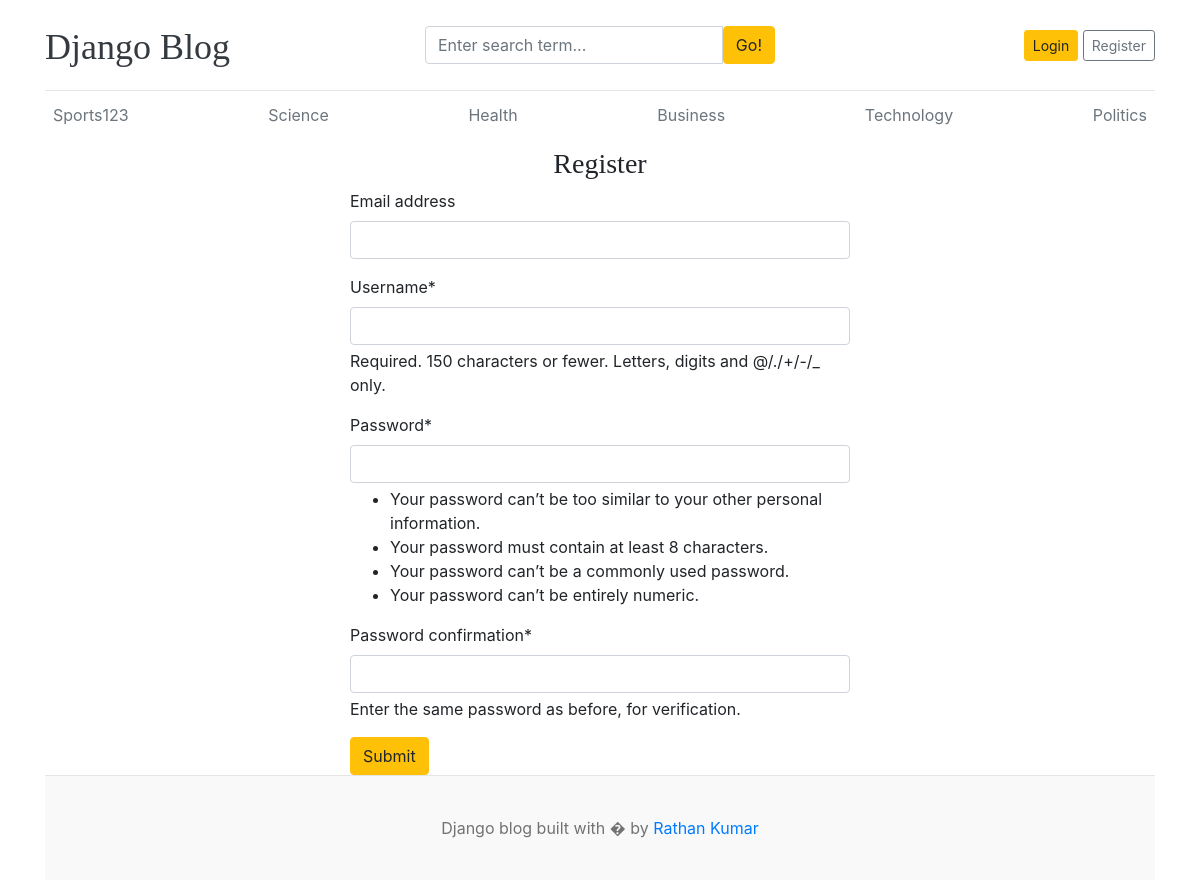
Screenshot of /register/ with the database file from the repository.
### blogs/models.py (models this page shows, shortened)
class Category(models.Model):
    category = models.CharField(max_length=50)
    created_at = models.DateTimeField(auto_now_add=True)
    updated_at = models.DateTimeField(auto_now=True)
    class Meta:
        verbose_name_plural = 'categories'

### blog_main/views.py (the view)
# urls.py: path('register/',views.register,name="register"),
def register(request):
    if request.method == "POST":
        form=RegisterForm(request.POST)
        if form.is_valid():
            form.save()
            return redirect('register')
        else:
            print(form.errors)
    else:
        form=RegisterForm()
    context={
        "form":form,
    }
    return render(request,"register.html",context)

### blog_main/form.py
class RegisterForm(UserCreationForm):
    class Meta:
        model=User
        fields=('email','username','password1','password2')

### blogs/context_processors.py (called while the page is built)
def get_categories(request):
    categories=Category.objects.all()
    return dict(categories=categories)

def get_social_links(request):
    social_links=SocialLink.objects.all()
    return dict(social_links=social_links)

### templates/register.html (shortened to what this page needs)
{% extends 'base.html' %}
{% load crispy_forms_tags %}
{% block content %}
<h3 class="text-center">Register</h3>
<form action="{% url 'register' %}" method="POST" style="margin:auto;width:500px;">
    {{form | crispy}}
    <button type="submit" class="btn btn-warning">Submit</button>
</form>
{% endblock %}

### templates/base.html (shortened to what this page needs)
{% load static %}
<!DOCTYPE html>
<html lang="en">
<head>
    <link href="https://getbootstrap.com/docs/4.0/dist/css/bootstrap.min.css" rel="stylesheet">
    <link href="{% static 'css/blog.css' %}" rel="stylesheet">
    <link rel="stylesheet" href="https://cdnjs.cloudflare.com/ajax/libs/font-awesome/4.7.0/css/font-awesome.min.css">
  </head>
<body>
    <div class="container">
      <header class="blog-header py-3">
        <div class="row flex-nowrap justify-content-between align-items-center">
          <div class="col-4 pt-1">
            <a class="blog-header-logo text-dark" href="/">Django Blog</a>
          </div>
          <div class="col-4">
            <form action="{% url 'search' %}" method="GET">
              <div class="input-group">
                <input class="form-control" value="{{keyword}}" type="text" name="keyword" placeholder="Enter search term..." aria-label="Enter search term..." aria-describedby="button-search" />
                <button type="submit" class="btn btn-warning" id="button-search" type="button">Go!</button>
              </div>
            </form>
          </div>
          <div class="col-4 d-flex justify-content-end align-items-center">
            {% if not user.is_authenticated %}
            <a class="btn btn-sm btn-warning" href="{% url 'login' %}">Login</a> &nbsp;
            <a class="btn btn-sm btn-outline-secondary" href="{% url 'register' %}">Register</a>
            {% else %}
            <span><a href="{% url 'dashboard' %}">DashBoard</a></span>
            &emsp;
            <span><a href="{% url 'logout' %}">logout</a></span>
            {% endif %}
          </div>
        </div>
      </header>
      <div class="nav-scroller py-1 mb-2">
        <nav class="nav d-flex justify-content-between">
          {% for category in categories %}
          <a class="p-2 text-muted" href="{% url 'posts_by_category' category.id %}">{{category.category}}</a>
          {% endfor %}
        </nav>
      </div>
{% block content %}
{% endblock %}
<footer class="blog-footer">
  <p>Django blog built with � by <a href="#">Rathan Kumar</a></p>
</footer>
</body>
</html>

### blog_main/static/css/blog.css (style rules this page uses)
.blog-header { border-bottom: 1px solid #e5e5e5; }
.blog-header-logo { font-family: "Playfair Display", Georgia, "Times New Roman", serif; font-size: 2.25rem; }
h1, h2, h3, h4, h5, h6 { font-family: "Playfair Display", Georgia, "Times New Roman", serif; }
.blog-footer { padding: 2.5rem 0; color: #727272; text-align: center; background-color: #f9f9f9; border-top: .05rem solid #e5e5e5; }
.blog-footer p:last-child { margin-bottom: 0; }

### rows the page displays
Category: category "Sports123"
Category: category "Science"
Category: category "Health"
Category: category "Business"
Category: category "Technology"
Category: category "Politics"
